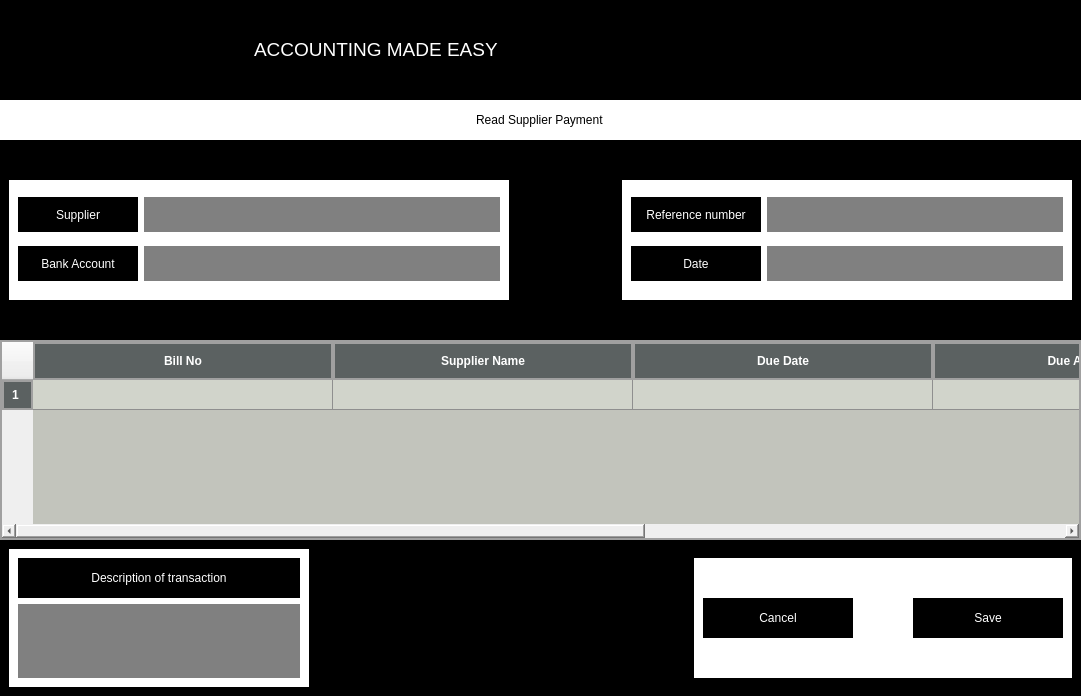
<?xml version="1.0" encoding="UTF-8"?>
<ui version="4.0">
 <class>ReadSupplierPayment</class>
 <widget class="QMainWindow" name="ReadSupplierPayment">
  <property name="geometry">
   <rect>
    <x>0</x>
    <y>0</y>
    <width>1081</width>
    <height>696</height>
   </rect>
  </property>
  <property name="windowTitle">
   <string>MainWindow2</string>
  </property>
  <property name="styleSheet">
   <string notr="true">border:none;</string>
  </property>
  <widget class="QWidget" name="centralwidget">
   <layout class="QVBoxLayout" name="verticalLayout">
    <property name="spacing">
     <number>0</number>
    </property>
    <property name="leftMargin">
     <number>0</number>
    </property>
    <property name="topMargin">
     <number>0</number>
    </property>
    <property name="rightMargin">
     <number>0</number>
    </property>
    <property name="bottomMargin">
     <number>0</number>
    </property>
    <item>
     <widget class="QStackedWidget" name="UpperLogoBar">
      <property name="minimumSize">
       <size>
        <width>0</width>
        <height>100</height>
       </size>
      </property>
      <property name="maximumSize">
       <size>
        <width>16777215</width>
        <height>100</height>
       </size>
      </property>
      <property name="styleSheet">
       <string notr="true">background-color:black;</string>
      </property>
      <property name="frameShape">
       <enum>QFrame::StyledPanel</enum>
      </property>
      <property name="frameShadow">
       <enum>QFrame::Raised</enum>
      </property>
      <widget class="QWidget" name="LogoStack">
       <property name="minimumSize">
        <size>
         <width>0</width>
         <height>100</height>
        </size>
       </property>
       <property name="maximumSize">
        <size>
         <width>16777215</width>
         <height>100</height>
        </size>
       </property>
       <widget class="QTextEdit" name="Motto">
        <property name="geometry">
         <rect>
          <x>250</x>
          <y>20</y>
          <width>914</width>
          <height>80</height>
         </rect>
        </property>
        <property name="cursor" stdset="0">
         <cursorShape>IBeamCursor</cursorShape>
        </property>
        <property name="styleSheet">
         <string notr="true">margin-bottom:3px;
color:white;</string>
        </property>
        <property name="readOnly">
         <bool>true</bool>
        </property>
        <property name="html">
         <string>&lt;!DOCTYPE HTML PUBLIC &quot;-//W3C//DTD HTML 4.0//EN&quot; &quot;http://www.w3.org/TR/REC-html40/strict.dtd&quot;&gt;
&lt;html&gt;&lt;head&gt;&lt;meta name=&quot;qrichtext&quot; content=&quot;1&quot; /&gt;&lt;meta charset=&quot;utf-8&quot; /&gt;&lt;style type=&quot;text/css&quot;&gt;
p, li { white-space: pre-wrap; }
hr { height: 1px; border-width: 0; }
li.unchecked::marker { content: &quot;\2610&quot;; }
li.checked::marker { content: &quot;\2612&quot;; }
&lt;/style&gt;&lt;/head&gt;&lt;body style=&quot; font-family:'Segoe UI'; font-size:9pt; font-weight:400; font-style:normal;&quot;&gt;
&lt;p style=&quot;-qt-paragraph-type:empty; margin-top:0px; margin-bottom:0px; margin-left:0px; margin-right:0px; -qt-block-indent:0; text-indent:0px; font-family:'Sans Serif';&quot;&gt;&lt;br /&gt;&lt;/p&gt;
&lt;p style=&quot; margin-top:0px; margin-bottom:0px; margin-left:0px; margin-right:0px; -qt-block-indent:0; text-indent:0px;&quot;&gt;&lt;span style=&quot; font-family:'Sans Serif'; font-size:14pt;&quot;&gt;ACCOUNTING MADE EASY&lt;/span&gt;&lt;/p&gt;&lt;/body&gt;&lt;/html&gt;</string>
        </property>
       </widget>
       <widget class="QPushButton" name="pushButton">
        <property name="geometry">
         <rect>
          <x>0</x>
          <y>10</y>
          <width>300</width>
          <height>100</height>
         </rect>
        </property>
        <property name="minimumSize">
         <size>
          <width>300</width>
          <height>100</height>
         </size>
        </property>
        <property name="cursor">
         <cursorShape>PointingHandCursor</cursorShape>
        </property>
        <property name="text">
         <string>PushButton</string>
        </property>
        <property name="icon">
         <iconset>
          <activeon>:/images/AppLogo.png</activeon>
         </iconset>
        </property>
        <property name="iconSize">
         <size>
          <width>300</width>
          <height>100</height>
         </size>
        </property>
       </widget>
       <zorder>pushButton</zorder>
       <zorder>Motto</zorder>
      </widget>
     </widget>
    </item>
    <item>
     <widget class="QLineEdit" name="title">
      <property name="minimumSize">
       <size>
        <width>800</width>
        <height>40</height>
       </size>
      </property>
      <property name="maximumSize">
       <size>
        <width>16777215</width>
        <height>40</height>
       </size>
      </property>
      <property name="styleSheet">
       <string notr="true">background-color:white;
color:black;

font: 800 11pt &quot;Rockwell Extra Bold&quot;;
</string>
      </property>
      <property name="text">
       <string>Read Supplier Payment</string>
      </property>
      <property name="alignment">
       <set>Qt::AlignCenter</set>
      </property>
     </widget>
    </item>
    <item>
     <widget class="QFrame" name="frame_2">
      <property name="minimumSize">
       <size>
        <width>900</width>
        <height>200</height>
       </size>
      </property>
      <property name="maximumSize">
       <size>
        <width>16777215</width>
        <height>250</height>
       </size>
      </property>
      <property name="styleSheet">
       <string notr="true">background-color:black;
</string>
      </property>
      <property name="frameShape">
       <enum>QFrame::StyledPanel</enum>
      </property>
      <property name="frameShadow">
       <enum>QFrame::Raised</enum>
      </property>
      <layout class="QGridLayout" name="gridLayout">
       <item row="0" column="1">
        <spacer name="horizontalSpacer">
         <property name="orientation">
          <enum>Qt::Horizontal</enum>
         </property>
         <property name="sizeHint" stdset="0">
          <size>
           <width>68</width>
           <height>20</height>
          </size>
         </property>
        </spacer>
       </item>
       <item row="0" column="0">
        <widget class="QFrame" name="frame1">
         <property name="minimumSize">
          <size>
           <width>500</width>
           <height>80</height>
          </size>
         </property>
         <property name="styleSheet">
          <string notr="true">background-color:white;

</string>
         </property>
         <property name="frameShape">
          <enum>QFrame::StyledPanel</enum>
         </property>
         <property name="frameShadow">
          <enum>QFrame::Raised</enum>
         </property>
         <layout class="QGridLayout" name="gridLayout_2">
          <item row="0" column="0">
           <widget class="QLabel" name="supplier">
            <property name="minimumSize">
             <size>
              <width>0</width>
              <height>35</height>
             </size>
            </property>
            <property name="styleSheet">
             <string notr="true">background-color:black;
color:white;
font: 900 9pt &quot;Segoe UI Black&quot;;</string>
            </property>
            <property name="text">
             <string>Supplier</string>
            </property>
            <property name="alignment">
             <set>Qt::AlignCenter</set>
            </property>
           </widget>
          </item>
          <item row="1" column="1">
           <widget class="QLineEdit" name="BankAccountSpace">
            <property name="minimumSize">
             <size>
              <width>0</width>
              <height>35</height>
             </size>
            </property>
            <property name="styleSheet">
             <string notr="true">background-color:grey;
color:white;
font: 900 10pt &quot;Segoe UI Black&quot;;</string>
            </property>
           </widget>
          </item>
          <item row="1" column="0">
           <widget class="QLabel" name="BankAccount">
            <property name="minimumSize">
             <size>
              <width>120</width>
              <height>35</height>
             </size>
            </property>
            <property name="styleSheet">
             <string notr="true">background-color:black;
color:white;
font: 900 9pt &quot;Segoe UI Black&quot;;</string>
            </property>
            <property name="text">
             <string>Bank Account</string>
            </property>
            <property name="alignment">
             <set>Qt::AlignCenter</set>
            </property>
           </widget>
          </item>
          <item row="0" column="1">
           <widget class="QLineEdit" name="SupplierSpace">
            <property name="minimumSize">
             <size>
              <width>0</width>
              <height>35</height>
             </size>
            </property>
            <property name="styleSheet">
             <string notr="true">background-color:grey;
color:white;
font: 900 10pt &quot;Segoe UI Black&quot;;</string>
            </property>
           </widget>
          </item>
         </layout>
        </widget>
       </item>
       <item row="0" column="2">
        <widget class="QFrame" name="frame">
         <property name="minimumSize">
          <size>
           <width>450</width>
           <height>80</height>
          </size>
         </property>
         <property name="maximumSize">
          <size>
           <width>16777215</width>
           <height>120</height>
          </size>
         </property>
         <property name="styleSheet">
          <string notr="true">background-color:white;

</string>
         </property>
         <property name="frameShape">
          <enum>QFrame::StyledPanel</enum>
         </property>
         <property name="frameShadow">
          <enum>QFrame::Raised</enum>
         </property>
         <layout class="QGridLayout" name="gridLayout_3">
          <item row="0" column="0">
           <widget class="QLabel" name="RefernceNumber">
            <property name="minimumSize">
             <size>
              <width>130</width>
              <height>35</height>
             </size>
            </property>
            <property name="styleSheet">
             <string notr="true">background-color:black;
color:white;
font: 900 9pt &quot;Segoe UI Black&quot;;</string>
            </property>
            <property name="text">
             <string>Reference number</string>
            </property>
            <property name="alignment">
             <set>Qt::AlignCenter</set>
            </property>
           </widget>
          </item>
          <item row="0" column="1">
           <widget class="QLineEdit" name="RefNumSpace">
            <property name="minimumSize">
             <size>
              <width>0</width>
              <height>35</height>
             </size>
            </property>
            <property name="styleSheet">
             <string notr="true">background-color:grey;
color:white;
font: 900 10pt &quot;Segoe UI Black&quot;;</string>
            </property>
           </widget>
          </item>
          <item row="1" column="0">
           <widget class="QLabel" name="Date">
            <property name="minimumSize">
             <size>
              <width>0</width>
              <height>35</height>
             </size>
            </property>
            <property name="styleSheet">
             <string notr="true">background-color:black;
color:white;
font: 900 9pt &quot;Segoe UI Black&quot;;</string>
            </property>
            <property name="text">
             <string>Date</string>
            </property>
            <property name="alignment">
             <set>Qt::AlignCenter</set>
            </property>
           </widget>
          </item>
          <item row="1" column="1">
           <widget class="QLineEdit" name="DateSpace">
            <property name="minimumSize">
             <size>
              <width>0</width>
              <height>35</height>
             </size>
            </property>
            <property name="styleSheet">
             <string notr="true">background-color:grey;
color:white;
font: 900 10pt &quot;Segoe UI Black&quot;;</string>
            </property>
           </widget>
          </item>
         </layout>
        </widget>
       </item>
      </layout>
     </widget>
    </item>
    <item>
     <widget class="QTableWidget" name="BillsTable">
      <property name="minimumSize">
       <size>
        <width>0</width>
        <height>200</height>
       </size>
      </property>
      <property name="maximumSize">
       <size>
        <width>16777215</width>
        <height>200</height>
       </size>
      </property>
      <property name="styleSheet">
       <string notr="true">QTableWidget {
    background-color: rgb(194,196,188);     /* Background color of the table */
    gridline-color: #8F8F8F;        /* Gridline color */
    border: 2px solid #A0A0A0;      /* Border around the table */
}

QHeaderView::section {
    background-color: rgb(91,97,97); 
color:white;     /* Header background color */
    padding: 8px;                   /* Header padding */
    font-weight: bold;              /* Header font */
    border: 2px solid #A0A0A0;      /* Border around headers */
}

QTableWidget::item {
    padding: 5px;                   /* Padding for cells */
    background-color: rgb(209,212,203);      /* Default background color for cells */
}

QTableWidget::item:alternate {
    background-color: rgb(233,245,201);      /* Alternating row color */
}

QTableWidget::item:selected {
    background-color: #A0A0FF;      /* Background color when a cell is selected */
    color: white;                   /* Text color when a cell is selected */
}

QTableWidget QScrollBar:vertical {
    background: #F5F5F5;            /* Vertical scrollbar background */
    width: 15px;                    /* Scrollbar width */
}

QTableWidget QScrollBar::handle:vertical {
    background: #B0B0B0;            /* Vertical scrollbar handle color */
    border-radius: 4px;             /* Rounded scrollbar handle */
}
</string>
      </property>
      <property name="rowCount">
       <number>1</number>
      </property>
      <property name="columnCount">
       <number>5</number>
      </property>
      <attribute name="horizontalHeaderDefaultSectionSize">
       <number>300</number>
      </attribute>
      <attribute name="horizontalHeaderStretchLastSection">
       <bool>true</bool>
      </attribute>
      <row/>
      <column>
       <property name="text">
        <string>Bill No</string>
       </property>
      </column>
      <column>
       <property name="text">
        <string>Supplier Name</string>
       </property>
      </column>
      <column>
       <property name="text">
        <string>Due Date</string>
       </property>
      </column>
      <column>
       <property name="text">
        <string>Due Amount</string>
       </property>
      </column>
      <column>
       <property name="text">
        <string>Bank Account</string>
       </property>
      </column>
     </widget>
    </item>
    <item>
     <widget class="QFrame" name="BottomContainer">
      <property name="minimumSize">
       <size>
        <width>0</width>
        <height>120</height>
       </size>
      </property>
      <property name="styleSheet">
       <string notr="true">background-color:black;</string>
      </property>
      <property name="frameShape">
       <enum>QFrame::StyledPanel</enum>
      </property>
      <property name="frameShadow">
       <enum>QFrame::Raised</enum>
      </property>
      <layout class="QHBoxLayout" name="horizontalLayout_2">
       <item>
        <widget class="QFrame" name="frame_4">
         <property name="minimumSize">
          <size>
           <width>300</width>
           <height>120</height>
          </size>
         </property>
         <property name="maximumSize">
          <size>
           <width>300</width>
           <height>150</height>
          </size>
         </property>
         <property name="styleSheet">
          <string notr="true">background-color:white;
</string>
         </property>
         <property name="frameShape">
          <enum>QFrame::StyledPanel</enum>
         </property>
         <property name="frameShadow">
          <enum>QFrame::Raised</enum>
         </property>
         <layout class="QVBoxLayout" name="verticalLayout_2">
          <item>
           <widget class="QLabel" name="Description">
            <property name="minimumSize">
             <size>
              <width>0</width>
              <height>40</height>
             </size>
            </property>
            <property name="maximumSize">
             <size>
              <width>16777215</width>
              <height>40</height>
             </size>
            </property>
            <property name="styleSheet">
             <string notr="true">background-color:black;
color:white;
font: 900 9pt &quot;Segoe UI Black&quot;;</string>
            </property>
            <property name="text">
             <string>Description of transaction</string>
            </property>
            <property name="alignment">
             <set>Qt::AlignCenter</set>
            </property>
           </widget>
          </item>
          <item>
           <widget class="QTextEdit" name="textEdit_3">
            <property name="minimumSize">
             <size>
              <width>0</width>
              <height>20</height>
             </size>
            </property>
            <property name="maximumSize">
             <size>
              <width>300</width>
              <height>80</height>
             </size>
            </property>
            <property name="styleSheet">
             <string notr="true">background-color:grey;
color:white;
font: 900 10pt &quot;Segoe UI Black&quot;;</string>
            </property>
           </widget>
          </item>
         </layout>
        </widget>
       </item>
       <item>
        <spacer name="horizontalSpacer_3">
         <property name="orientation">
          <enum>Qt::Horizontal</enum>
         </property>
         <property name="sizeHint" stdset="0">
          <size>
           <width>360</width>
           <height>20</height>
          </size>
         </property>
        </spacer>
       </item>
       <item>
        <widget class="QFrame" name="ButtonsFrame">
         <property name="minimumSize">
          <size>
           <width>300</width>
           <height>50</height>
          </size>
         </property>
         <property name="maximumSize">
          <size>
           <width>400</width>
           <height>120</height>
          </size>
         </property>
         <property name="styleSheet">
          <string notr="true">background-color:white;

</string>
         </property>
         <property name="frameShape">
          <enum>QFrame::StyledPanel</enum>
         </property>
         <property name="frameShadow">
          <enum>QFrame::Raised</enum>
         </property>
         <layout class="QHBoxLayout" name="horizontalLayout">
          <item>
           <widget class="QPushButton" name="Cancel">
            <property name="minimumSize">
             <size>
              <width>150</width>
              <height>40</height>
             </size>
            </property>
            <property name="styleSheet">
             <string notr="true">background-color:black;
color:white;
font: 900 9pt &quot;Segoe UI Black&quot;;</string>
            </property>
            <property name="text">
             <string>Cancel</string>
            </property>
           </widget>
          </item>
          <item>
           <spacer name="horizontalSpacer_2">
            <property name="orientation">
             <enum>Qt::Horizontal</enum>
            </property>
            <property name="sizeHint" stdset="0">
             <size>
              <width>40</width>
              <height>20</height>
             </size>
            </property>
           </spacer>
          </item>
          <item>
           <widget class="QPushButton" name="Save">
            <property name="minimumSize">
             <size>
              <width>150</width>
              <height>40</height>
             </size>
            </property>
            <property name="styleSheet">
             <string notr="true">background-color:black;
color:white;
font: 900 9pt &quot;Segoe UI Black&quot;;</string>
            </property>
            <property name="text">
             <string>Save</string>
            </property>
           </widget>
          </item>
         </layout>
        </widget>
       </item>
      </layout>
     </widget>
    </item>
   </layout>
  </widget>
 </widget>
 <resources/>
 <connections/>
</ui>
